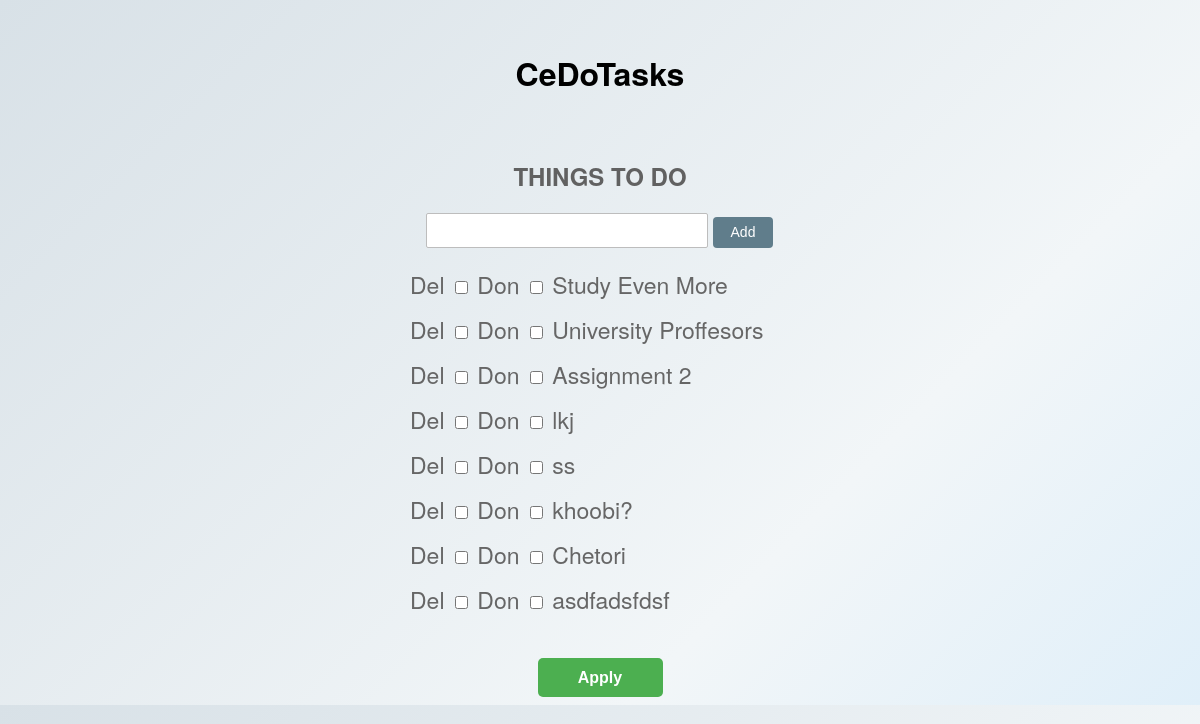
The app's page /lists/4/ with its own data.
### tasks/models.py (models this page shows)
class Tasks(models.Model):
    title = models.CharField(max_length=200)
    list = models.ForeignKey(Lists)

### tasks/views.py (the view, shortened to what this page needs)
# urls.py: url(r'^lists/(?P<listid>\d+)/$', 'tasks.views.tasks'),
def tasks(request, listid):
    newTaskForm = TaskForm()
    return render(request, 'tasks.html', {
        'PageTitle': "CeDoTasks - Tasks",
        'task': Tasks.objects.filter(list_id=listid),
        'newTaskForm': newTaskForm,
    })

### tasks/forms.py
class TaskForm(forms.Form):
    title = forms.CharField(required=True, max_length=200)

### tasks/templates/tasks.html (shortened to what this page needs)
{% extends "layout.html" %}
{% block pageBody %}
    <div class="top-head">
        <h1>CeDoTasks</h1>
        <h2>THINGS TO DO</h2>
    </div>
    <div class="container">
        <form action="." method="post">
            <div class="input">
                {{ newTaskForm.title }}
                <input type="submit" value="Add">
            </div>
        </form>
        <form action="." method="post" id="task-list">
            <ul>
                {% for item in task %}
                    <li>
                        Del <input class="deleted" type="checkbox" value="{{ item.id }}" name="Deletechoices[]">
                        Don <input type="checkbox" value="{{ item.id }}" name="Donechoices[]">
                        {{ item.title }}
                    </li>
                {% endfor %}
            </ul>
            <button type="submit" name="apply">Apply</button>
        </form>
    </div>
{% endblock %}

### static/css/style.css (style rules this page uses)
body { background: -webkit-linear-gradient(-45deg, rgba(216, 225, 231, 1) 0%, rgba(242, 246, 248, 1) 70%, rgba(224, 239, 249, 1) 100%); }
h1 { font-family: "Helvetica Neue", Arial, Helvetica, sans-serif; text-align: center; margin-top: 50px; }
h2 { font-family: "Helvetica Neue", Arial, Helvetica, sans-serif; text-align: center; margin-top: 63px; color: #616161; }
.input { text-align: center; }
.input #id_title { width: 276px; height: 31px; font-size: 24px; font-family: "Helvetica Neue", Arial, Helvetica, sans-serif; border-radius: 2px; border: 1px #BDBDBD solid; }
input[type="submit"] { margin: 0px 1px; padding: 0px; border: none; background-color: #607D8B; color: white; font-size: 14px; height: 31px; border-radius: 4px; width: 60px; vertical-align: bottom; }
.container { margin-left: auto; margin-right: auto; width: 380px; }
ul { padding: 0; margin: 0; }
li { list-style-type: none; font-family: "Helvetica Neue", Arial, Helvetica, sans-serif; font-size: 23px; height: 45px; color: #666; }
li input[type=checkbox] { font-size: 24px; }
button { display: block; width: 125px; line-height: 37px; color: white; font-size: 16px; border: 0px; font-weight: 700; text-align: center; border-radius: 5px; background-color: #4CAF50; margin-top: 30px; margin-left: auto; margin-right: auto; }
#task-list { margin-top: 20px; }

### records on screen
Tasks: title "Study Even More"
Tasks: title "University Proffesors"
Tasks: title "Assignment 2"
Tasks: title "lkj"
Tasks: title "ss"
Tasks: title "khoobi?"
Tasks: title "Chetori"
Tasks: title "asdfadsfdsf"
